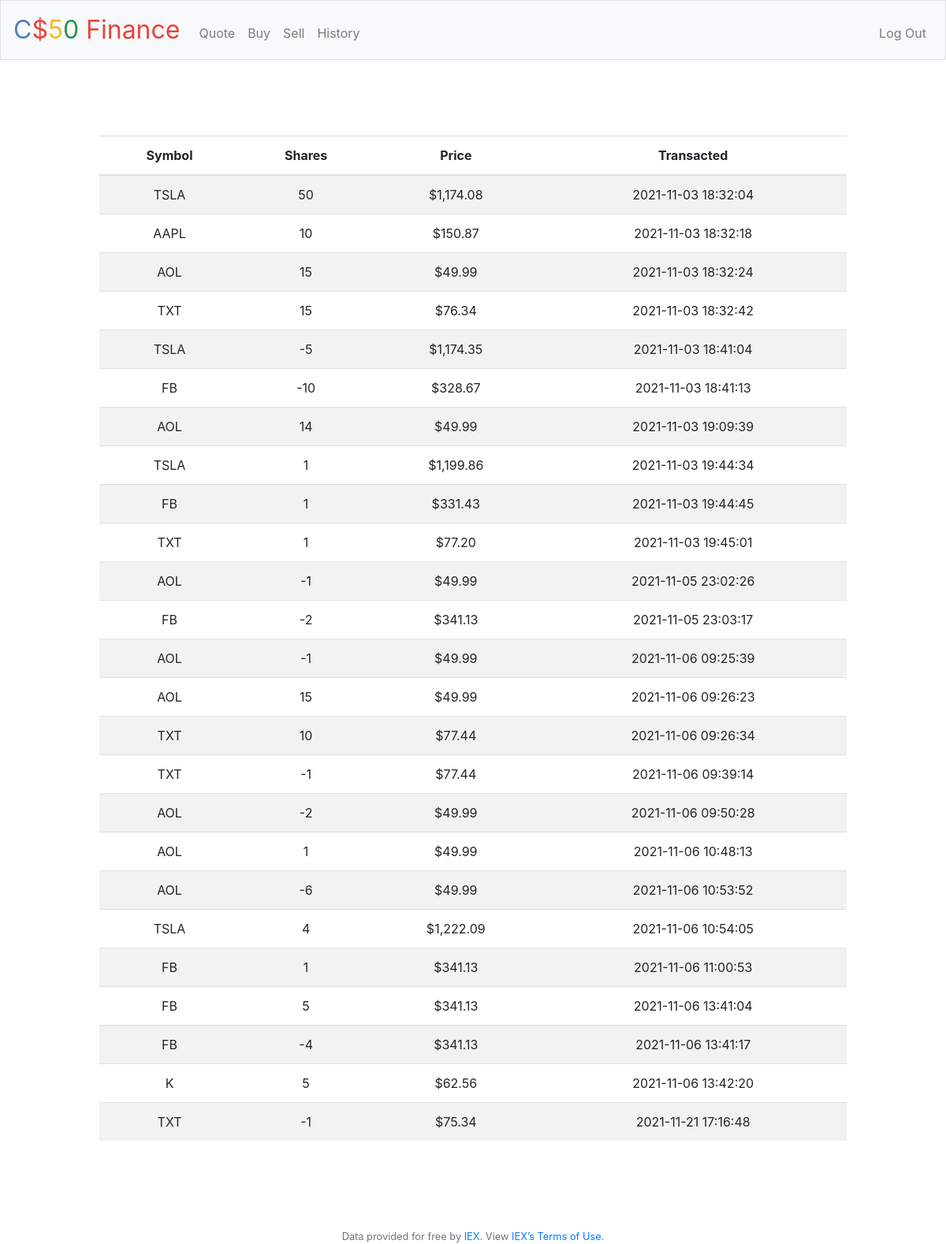
Screenshot of /history (signed in) with the database file from the repository.
### tables this page shows
CREATE TABLE history (
history_id INTEGER,
stock_name TEXT NOT NULL,
quantity INTEGER,
price NUMERIC NOT NULL,
timestamp TIMESTAMP,
user_id INTEGER NOT NULL,
PRIMARY KEY(history_id),
FOREIGN KEY(user_id) REFERENCES users(id)
);

### application.py (the view)
@app.route("/history")
@login_required
def history():
    history = db.execute("SELECT * FROM history WHERE user_id = ? ORDER BY timestamp", session["user_id"])
    return render_template("history.html", history=history)

### application.py (called while the page is built)
@app.after_request
def after_request(response):
    response.headers["Cache-Control"] = "no-cache, no-store, must-revalidate"
    response.headers["Expires"] = 0
    response.headers["Pragma"] = "no-cache"
    return response

### helpers.py (called while the page is built)
def login_required(f):
    @wraps(f)
    def decorated_function(*args, **kwargs):
        if session.get("user_id") is None:
            return redirect("/login")
        return f(*args, **kwargs)
    return decorated_function

def usd(value):
    return f"${value:,.2f}"

### templates/history.html (shortened to what this page needs)
{% extends "layout.html" %}
{% block main %}
    <div class="container p-5">
    <table class="table table-striped">
        <thead>
            <tr>
                <th>Symbol</th>
                <th>Shares</th>
                <th>Price</th>
                <th>Transacted</th>
            </tr>
        </thead>
        <tbody>
            {% for stock in history %}
            <tr>
                <td> {{ stock.stock_name }} </td>
                <td> {{ stock.quantity }} </td>
                <td> {{ stock.price | usd}} </td>
                <td> {{ stock.timestamp }} </td>
            </tr>
            {% endfor %}
        </tbody>
    </table>
    </div>
{% endblock %}

### templates/layout.html (shortened to what this page needs)
<!DOCTYPE html>
<html lang="en">
    <head>
        <link rel="stylesheet" href="https://cdn.jsdelivr.net/npm/bootstrap@4.5.3/dist/css/bootstrap.min.css">
        <link href="/static/styles.css" rel="stylesheet">
    </head>
    <body>
        <nav class="navbar navbar-expand-md navbar-light bg-light border">
            <a class="navbar-brand" href="/"><span class="blue">C</span><span class="red">$</span><span class="yellow">5</span><span class="green">0</span> <span class="red">Finance</span></a>
            <div class="collapse navbar-collapse" id="navbar">
                {% if session.user_id %}
                    <ul class="navbar-nav mr-auto mt-2">
                        <li class="nav-item"><a class="nav-link" href="/quote">Quote</a></li>
                        <li class="nav-item"><a class="nav-link" href="/buy">Buy</a></li>
                        <li class="nav-item"><a class="nav-link" href="/sell">Sell</a></li>
                        <li class="nav-item"><a class="nav-link" href="/history">History</a></li>
                    </ul>
                    <ul class="navbar-nav ml-auto mt-2">
                        <li class="nav-item"><a class="nav-link" href="/logout">Log Out</a></li>
                    </ul>
                {% else %}
                    <ul class="navbar-nav ml-auto mt-2">
                        <li class="nav-item"><a class="nav-link" href="/register">Register</a></li>
                        <li class="nav-item"><a class="nav-link" href="/login">Log In</a></li>
                    </ul>
                {% endif %}
            </div>
        </nav>
        <main class="container p-5">
            {% block main %}{% endblock %}
        </main>
        <footer class="small text-center text-muted">
            Data provided for free by <a href="https://iextrading.com/developer">IEX</a>. View <a href="https://iextrading.com/api-exhibit-a/">IEX’s Terms of Use</a>.
        </footer>
    </body>
</html>

### static/styles.css (style rules this page uses)
nav .navbar-brand { font-size: xx-large; }
nav .navbar-brand .blue { color: #537fbe; }
nav .navbar-brand .red { color: #ea433b; }
nav .navbar-brand .yellow { color: #f5b82e; }
nav .navbar-brand .green { color: #2e944b; }
main { overflow-x: auto; text-align: center; }

### rows the page displays
history: stock_name "TSLA", quantity "50", price "$1,174.08", timestamp "2021-11-03 18:32:04"
history: stock_name "AAPL", quantity "10", price "$150.87", timestamp "2021-11-03 18:32:18"
history: stock_name "AOL", quantity "15", price "$49.99", timestamp "2021-11-03 18:32:24"
history: stock_name "TXT", quantity "15", price "$76.34", timestamp "2021-11-03 18:32:42"
history: stock_name "TSLA", quantity "-5", price "$1,174.35", timestamp "2021-11-03 18:41:04"
history: stock_name "FB", quantity "-10", price "$328.67", timestamp "2021-11-03 18:41:13"
history: stock_name "AOL", quantity "14", price "$49.99", timestamp "2021-11-03 19:09:39"
history: stock_name "TSLA", quantity "1", price "$1,199.86", timestamp "2021-11-03 19:44:34"
history: stock_name "FB", quantity "1", price "$331.43", timestamp "2021-11-03 19:44:45"
history: stock_name "TXT", quantity "1", price "$77.20", timestamp "2021-11-03 19:45:01"
history: stock_name "AOL", quantity "-1", price "$49.99", timestamp "2021-11-05 23:02:26"
history: stock_name "FB", quantity "-2", price "$341.13", timestamp "2021-11-05 23:03:17"
history: stock_name "AOL", quantity "-1", price "$49.99", timestamp "2021-11-06 09:25:39"
history: stock_name "AOL", quantity "15", price "$49.99", timestamp "2021-11-06 09:26:23"
history: stock_name "TXT", quantity "10", price "$77.44", timestamp "2021-11-06 09:26:34"
history: stock_name "TXT", quantity "-1", price "$77.44", timestamp "2021-11-06 09:39:14"
history: stock_name "AOL", quantity "-2", price "$49.99", timestamp "2021-11-06 09:50:28"
history: stock_name "AOL", quantity "1", price "$49.99", timestamp "2021-11-06 10:48:13"
history: stock_name "AOL", quantity "-6", price "$49.99", timestamp "2021-11-06 10:53:52"
history: stock_name "TSLA", quantity "4", price "$1,222.09", timestamp "2021-11-06 10:54:05"
history: stock_name "FB", quantity "1", price "$341.13", timestamp "2021-11-06 11:00:53"
history: stock_name "FB", quantity "5", price "$341.13", timestamp "2021-11-06 13:41:04"
history: stock_name "FB", quantity "-4", price "$341.13", timestamp "2021-11-06 13:41:17"
history: stock_name "K", quantity "5", price "$62.56", timestamp "2021-11-06 13:42:20"
history: stock_name "TXT", quantity "-1", price "$75.34", timestamp "2021-11-21 17:16:48"
